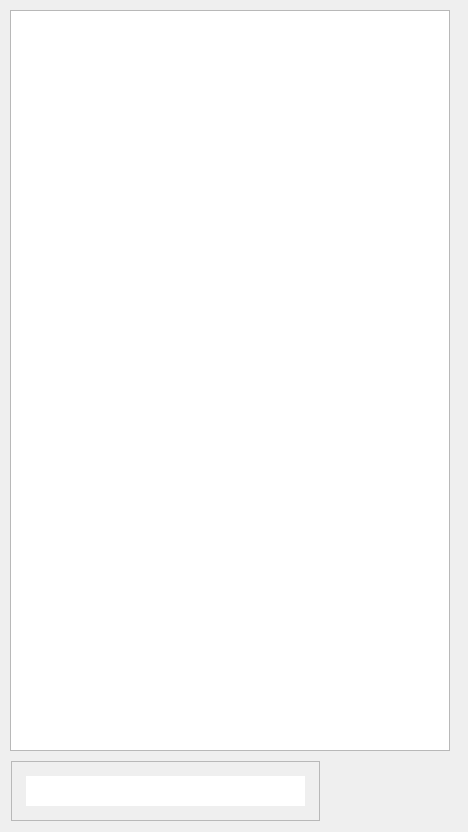
<?xml version="1.0" encoding="UTF-8"?>
<ui version="4.0">
 <class>Form</class>
 <widget class="QWidget" name="Form">
  <property name="geometry">
   <rect>
    <x>0</x>
    <y>0</y>
    <width>468</width>
    <height>832</height>
   </rect>
  </property>
  <property name="sizePolicy">
   <sizepolicy hsizetype="Preferred" vsizetype="Preferred">
    <horstretch>0</horstretch>
    <verstretch>0</verstretch>
   </sizepolicy>
  </property>
  <property name="windowTitle">
   <string>Chat</string>
  </property>
  <property name="windowIcon">
   <iconset>
    <normaloff>:/icon/chat.png</normaloff>:/icon/chat.png</iconset>
  </property>
  <property name="styleSheet">
   <string notr="true"/>
  </property>
  <widget class="CustomListView" name="listView">
   <property name="geometry">
    <rect>
     <x>10</x>
     <y>10</y>
     <width>440</width>
     <height>741</height>
    </rect>
   </property>
   <property name="sizePolicy">
    <sizepolicy hsizetype="Expanding" vsizetype="Expanding">
     <horstretch>0</horstretch>
     <verstretch>0</verstretch>
    </sizepolicy>
   </property>
   <property name="minimumSize">
    <size>
     <width>440</width>
     <height>741</height>
    </size>
   </property>
  </widget>
  <widget class="SendTextEdit" name="textEdit">
   <property name="geometry">
    <rect>
     <x>11</x>
     <y>761</y>
     <width>309</width>
     <height>60</height>
    </rect>
   </property>
   <property name="sizePolicy">
    <sizepolicy hsizetype="Expanding" vsizetype="Fixed">
     <horstretch>0</horstretch>
     <verstretch>0</verstretch>
    </sizepolicy>
   </property>
   <property name="minimumSize">
    <size>
     <width>309</width>
     <height>60</height>
    </size>
   </property>
   <property name="maximumSize">
    <size>
     <width>309</width>
     <height>60</height>
    </size>
   </property>
   <property name="styleSheet">
    <string notr="true">
border-image: url(:/input/img_input.png) 10 10 10 10 stretch stretch;
        border-width: 10px;
        padding: 5px;</string>
   </property>
   <property name="html">
    <string>&lt;!DOCTYPE HTML PUBLIC &quot;-//W3C//DTD HTML 4.0//EN&quot; &quot;http://www.w3.org/TR/REC-html40/strict.dtd&quot;&gt;
&lt;html&gt;&lt;head&gt;&lt;meta name=&quot;qrichtext&quot; content=&quot;1&quot; /&gt;&lt;meta charset=&quot;utf-8&quot; /&gt;&lt;style type=&quot;text/css&quot;&gt;
p, li { white-space: pre-wrap; }
hr { height: 1px; border-width: 0; }
li.unchecked::marker { content: &quot;\2610&quot;; }
li.checked::marker { content: &quot;\2612&quot;; }
&lt;/style&gt;&lt;/head&gt;&lt;body style=&quot; font-family:'Microsoft YaHei UI'; font-size:9pt; font-weight:400; font-style:normal;&quot;&gt;
&lt;p style=&quot;-qt-paragraph-type:empty; margin-top:0px; margin-bottom:0px; margin-left:0px; margin-right:0px; -qt-block-indent:0; text-indent:0px;&quot;&gt;&lt;br /&gt;&lt;/p&gt;&lt;/body&gt;&lt;/html&gt;</string>
   </property>
  </widget>
  <widget class="QPushButton" name="btn_plus">
   <property name="geometry">
    <rect>
     <x>393</x>
     <y>761</y>
     <width>64</width>
     <height>60</height>
    </rect>
   </property>
   <property name="sizePolicy">
    <sizepolicy hsizetype="Fixed" vsizetype="Fixed">
     <horstretch>0</horstretch>
     <verstretch>0</verstretch>
    </sizepolicy>
   </property>
   <property name="styleSheet">
    <string notr="true">border:none</string>
   </property>
   <property name="text">
    <string/>
   </property>
   <property name="icon">
    <iconset>
     <normalon>:/btn/btn_plus.png</normalon>
    </iconset>
   </property>
   <property name="iconSize">
    <size>
     <width>60</width>
     <height>60</height>
    </size>
   </property>
   <property name="shortcut">
    <string>Enter</string>
   </property>
   <property name="autoDefault">
    <bool>false</bool>
   </property>
  </widget>
  <widget class="QPushButton" name="btn_send">
   <property name="geometry">
    <rect>
     <x>323</x>
     <y>761</y>
     <width>64</width>
     <height>60</height>
    </rect>
   </property>
   <property name="sizePolicy">
    <sizepolicy hsizetype="Fixed" vsizetype="Fixed">
     <horstretch>0</horstretch>
     <verstretch>0</verstretch>
    </sizepolicy>
   </property>
   <property name="styleSheet">
    <string notr="true">border:none;
scale:0.6</string>
   </property>
   <property name="text">
    <string/>
   </property>
   <property name="icon">
    <iconset resource="images/resource.qrc">
     <normaloff>:/btn/btn_send.png</normaloff>
     <activeon>:/btn/btn_send_hover.png</activeon>:/btn/btn_send.png</iconset>
   </property>
   <property name="iconSize">
    <size>
     <width>60</width>
     <height>60</height>
    </size>
   </property>
   <property name="autoDefault">
    <bool>false</bool>
   </property>
  </widget>
 </widget>
 <customwidgets>
  <customwidget>
   <class>SendTextEdit</class>
   <extends>QTextEdit</extends>
   <header>ui.send_text_edit</header>
  </customwidget>
  <customwidget>
   <class>CustomListView</class>
   <extends>QListView</extends>
   <header>ui.custom_list_view</header>
  </customwidget>
 </customwidgets>
 <resources>
  <include location="images/resource.qrc"/>
 </resources>
 <connections/>
 <slots>
  <slot>on_button_clicked()</slot>
  <slot>on_btn_pressed()</slot>
  <slot>on_btn_released()</slot>
  <slot>on_button_clicked2()</slot>
 </slots>
</ui>
